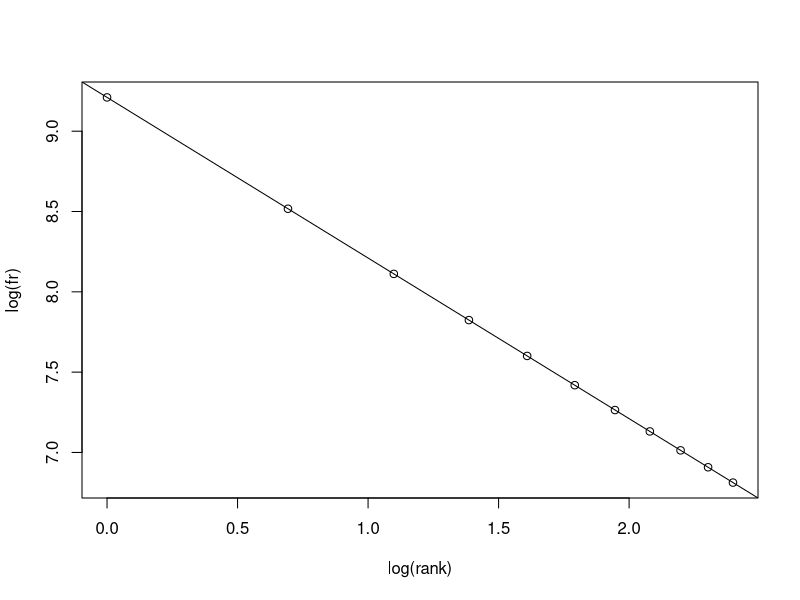

Recreate this plot in R.
fr <- c(10000, 5000, 3333, 2500, 2000, 1667, 1428, 1250, 1111, 1000, 909)
rank <- 1:length(fr)

log_fr <- log(fr)
log_rank <- log(rank)

plot(log(fr) ~ log(rank))
reg <- lm(log(fr) ~ log(rank))
abline(reg, untf=F)
reg
summary(reg)